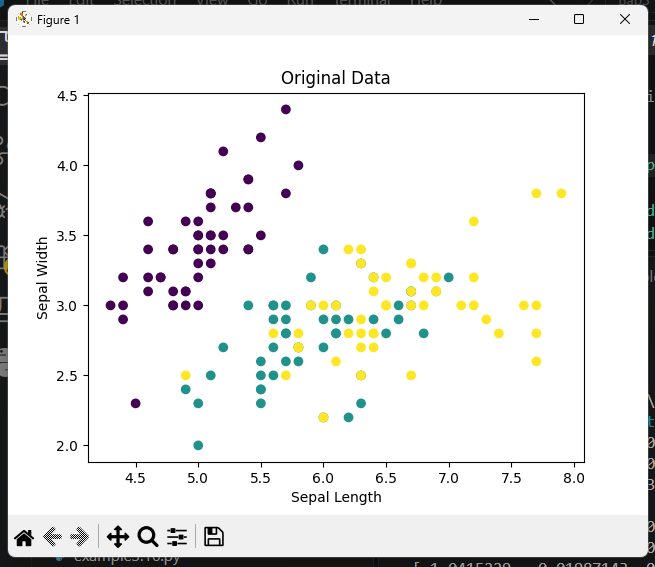

Source code (Python):
# Example 3.10 Principal Component Analysis Iris

import numpy as np
import matplotlib.pyplot as plt

from sklearn import decomposition
from sklearn import datasets

# Load Iris data
iris = datasets.load_iris()

X = iris.data
y = iris.target

# Plot Iris data
f = plt.figure(1)

plt.scatter(X[:, 0], X[:, 1], c=y)

plt.xlabel('Sepal Length')
plt.ylabel('Sepal Width')
plt.title('Original Data')

plt.show()

# Perform PCA
pca = decomposition.PCA(n_components=3)

pca.fit(X)

X1 = pca.transform(X)

# Plot PCA data
g = plt.figure(2)

plt.scatter(X1[:, 0], X1[:, 1], c=y)

plt.xlabel('PCA1')
plt.ylabel('PCA2')
plt.title('PCA Data')

plt.show()
